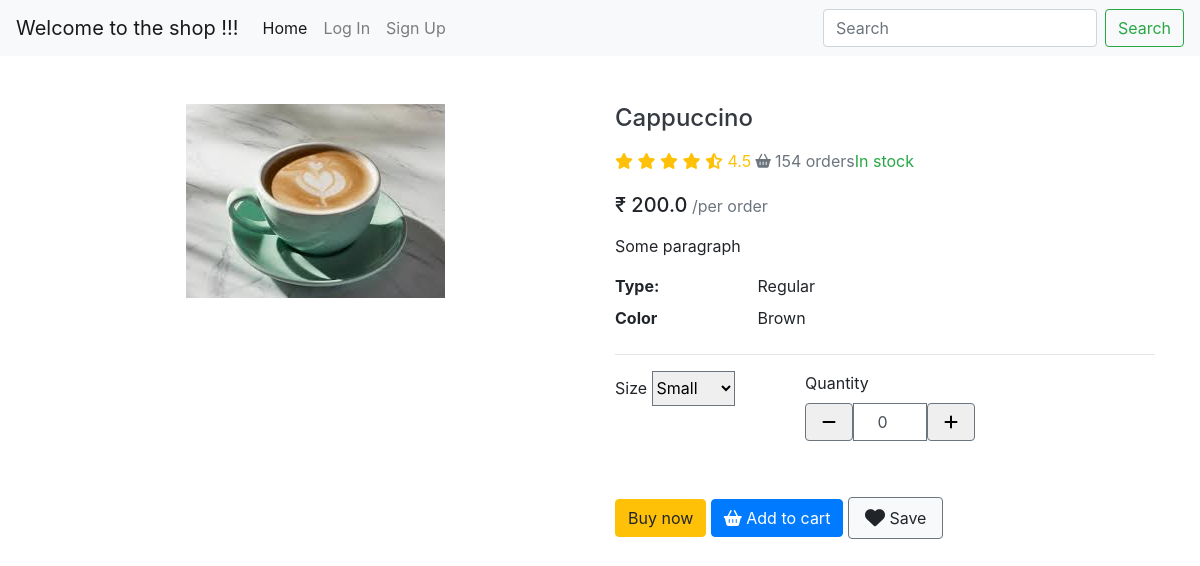
/coffee/2, run on the app's committed database.
### BrewHaven/models.py (models this page shows)
class Coffee(models.Model):
     name = models.CharField(max_length = 255)
     price = models.FloatField()
     quantity = models.IntegerField()
     img = models.ImageField(upload_to="coffees/", null=True)

### BrewHaven/views.py (the view)
# urls.py: path('coffee/<int:pk>', views.ProdDetails.as_view(), name="coffee_details" ),
class ProdDetails(DetailView):
    queryset = Coffee.objects.all()
    template_name = 'prod_details.html'
    def get_context_data(self, *args, **kwargs):
        context = super(ProdDetails, self).get_context_data(*args, **kwargs)
        return context

### BrewHaven/templates/prod_details.html (shortened to what this page needs)
{% extends 'base.html' %}
{% block content %}
<section class="py-5">
    <div class="container">
      <div class="row gx-5">
        <aside class="col-lg-6">
          <div class=" rounded-4 mb-3 d-flex justify-content-center">
            <a data-fslightbox="mygalley" class="rounded-4" target="_blank" data-type="image" href="/{{ coffee.img }}">
              <img style="max-width: 100%; max-height: 100vh; margin: auto;" class="rounded-4 fit" src="/{{ coffee.img }}" />
            </a>
          </div>
        </aside>
        <main class="col-lg-6">
          <div class="ps-lg-3">
            <h4 class="title text-dark">
                {{coffee.name}}
            </h4>
            <div class="d-flex flex-row my-3">
              <div class="text-warning mb-1 me-2">
                <i class="fa fa-star"></i>
                <i class="fa fa-star"></i>
                <i class="fa fa-star"></i>
                <i class="fa fa-star"></i>
                <i class="fas fa-star-half-alt"></i>
                <span class="ms-1">
                  4.5
                </span>
              </div>
              <span class="text-muted"><i class="fas fa-shopping-basket fa-sm mx-1"></i>154 orders</span>
              <span class="text-success ms-2">In stock</span>
            </div>
            <div class="mb-3">
              <span class="h5">&#8377; {{coffee.price}}</span>
              <span class="text-muted">/per order</span>
            </div>
            <p>
              Some paragraph
            </p>
            <div class="row">
              <dt class="col-3">Type:</dt>
              <dd class="col-9">Regular</dd>
              <dt class="col-3">Color</dt>
              <dd class="col-9">Brown</dd>
            </div>
            <hr />
            <div class="row mb-4">
              <div class="col-md-4 col-6">
                <label class="mb-2">Size</label>
                <select class="form-select border border-secondary" style="height: 35px;">
                  <option>Small</option>
                </select>
              </div>
              <div class="col-md-4 col-6 mb-3">
                <label class="mb-2 d-block">Quantity</label>
                <div class="input-group mb-3" style="width: 170px;">
                  <button class="btn btn-white border border-secondary px-3" type="button" id="button-addon1" data-mdb-ripple-color="dark">
                    <i class="fas fa-minus"></i>
                  </button>
                  <input id = "q_value" type="number" class="form-control text-center border border-secondary" value="0" aria-label="Example text with button addon" aria-describedby="button-addon1" />
                  <button class="btn btn-white border border-secondary px-3" type="button" id="button-addon2" data-mdb-ripple-color="dark">
                    <i class="fas fa-plus"></i>
                  </button>
                </div>
              </div>
            </div>
            <a href="#" class="btn btn-warning shadow-0"> Buy now </a>
            <a href="#" class="btn btn-primary shadow-0"> <i class="me-1 fa fa-shopping-basket"></i> Add to cart </a>
            <a href="#" class="btn btn-light border border-secondary py-2 icon-hover px-3"> <i class="me-1 fa fa-heart fa-lg"></i> Save </a>
          </div>
        </main>
      </div>
    </div>
  </section>
{% endblock %}

### data on the page
Coffee: img (picture), name "Cappuccino", price "200.0"
